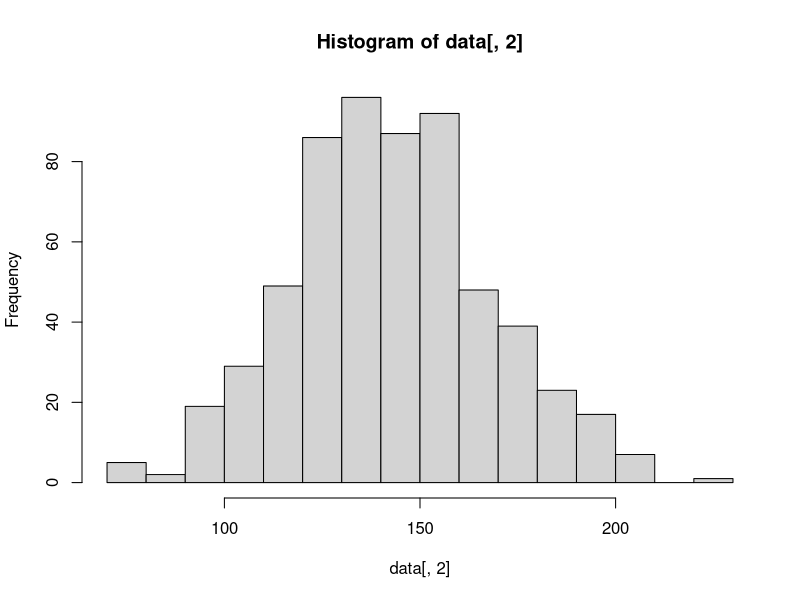
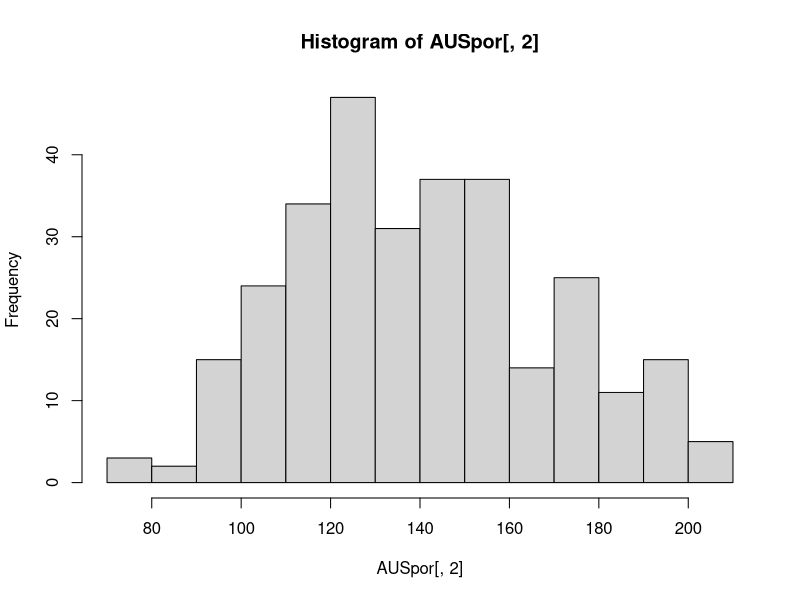
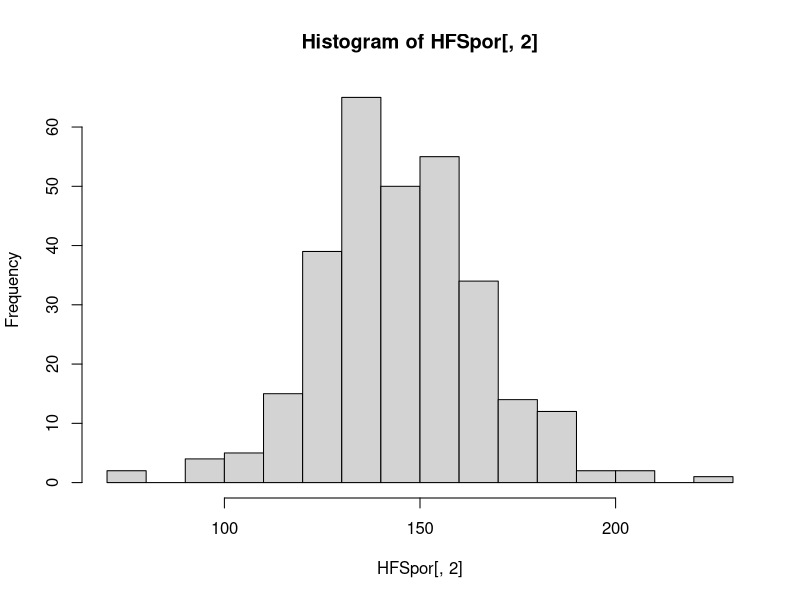
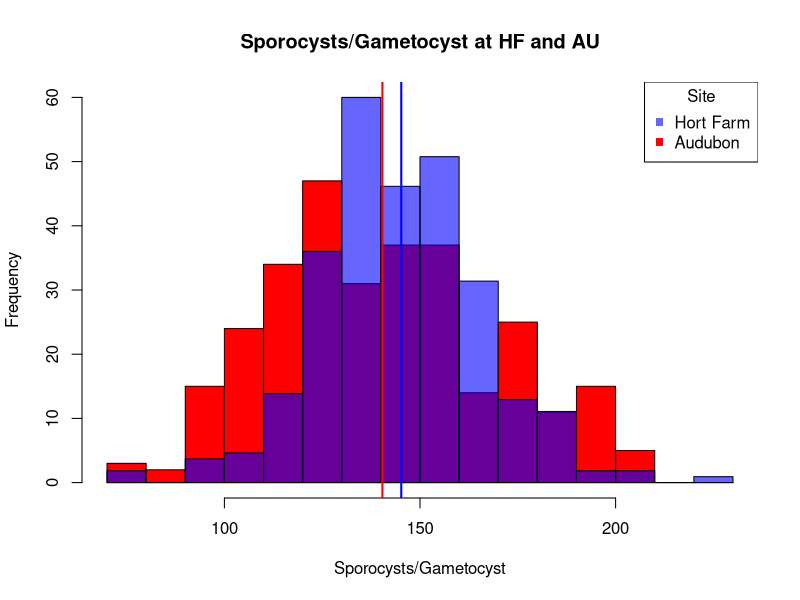
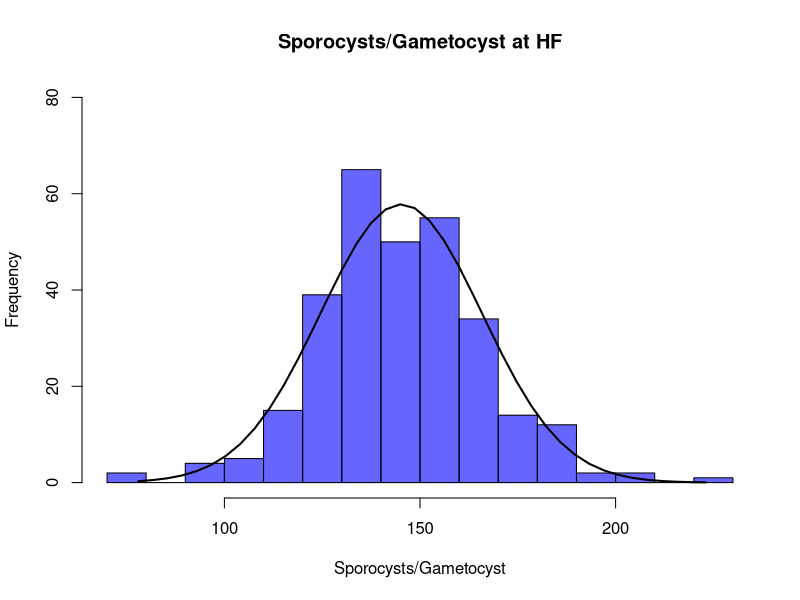
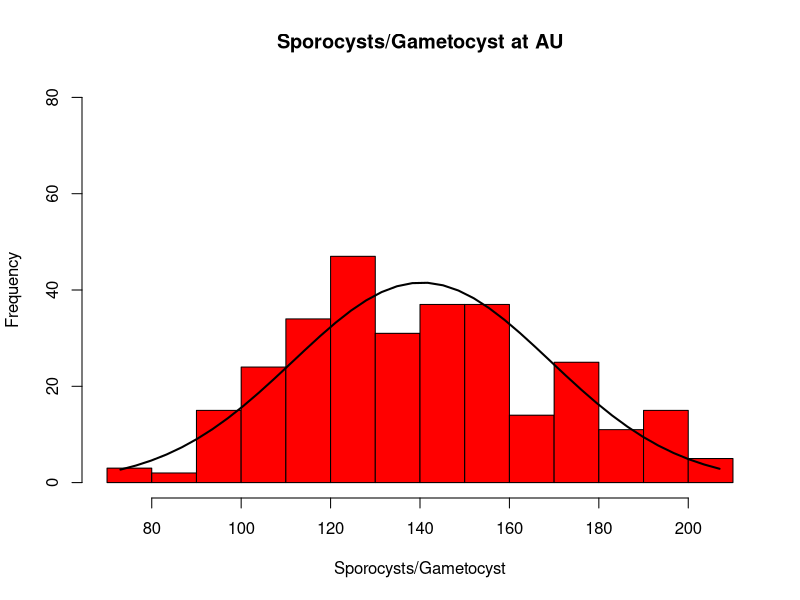
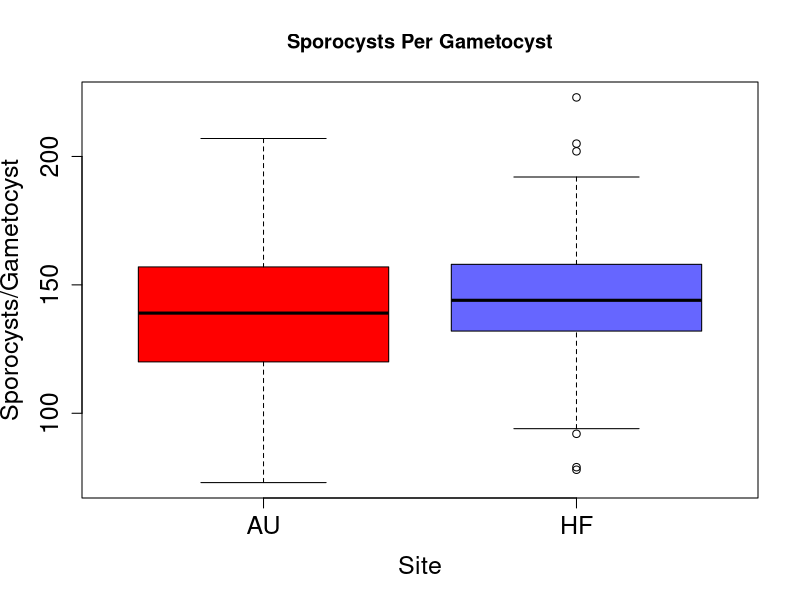
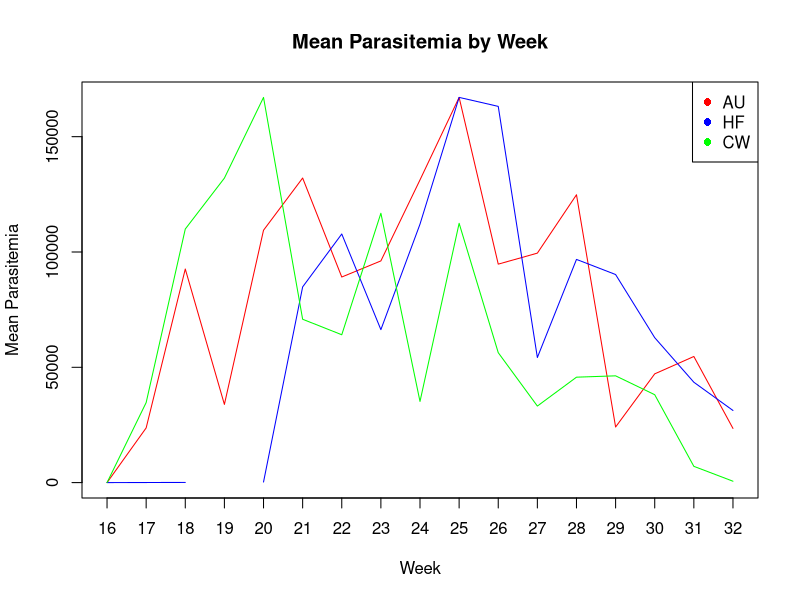

Here is the R script that generated these plots, in order:
# Research Project Analysis
# 30 April 2017
# Erin L. Keller

library(dplyr)

opar <- par(no.readonly=TRUE)

# Read in Sporocyst/Gametocyst data

data <- read.table("SporCount.csv", header=TRUE,sep=",")

head(data)

str(data)

# Use Shapiro-Wilk Normality Test to determine is the distribution of sporocysts per gametocyst for both AU and HF follow a normal distribution

shapiro.test(data[,2])
# W = 0.99618, p-value = 0.157
hist(data[,2])

# Use Shapiro-Wilk Normality Test to determine if the distribution of sporocysts per gametocysts are normally distributed at AU and HF separately.

AUSpor <- data[1:300,]
print(AUSpor)

HFSpor <- data[301:600,]
print(HFSpor)

shapiro.test(AUSpor[,2])
# W = 0.98394, p-value = 0.00194
hist(AUSpor[,2], breaks=10)

shapiro.test(HFSpor[,2])
# W = 0.99056, p-value = 0.05046
hist(HFSpor[,2], breaks=20)

HFHist <- HFSpor[,2]
AUHist <- AUSpor[,2]

# Making overlaid histogram of sporocysts/gametocyst at both sites

par(mfrow=c(1,1))

my.blue <- adjustcolor("blue",alpha.f=0.6)

hist(AUHist, col="red",breaks=seq(70,230,by=10),xlim=c(70,230),xlab="Sporocysts/Gametocyst",main="Sporocysts/Gametocyst at HF and AU",ylim=c(0,60))


par(new="TRUE")

hist(HFHist, axes=FALSE,ann=FALSE,col=my.blue,breaks=seq(70,230,by=10)) 

par(new="TRUE")
abline(v=mean(HFHist), col="blue", lwd=2)
par(new="TRUE")
abline(v=mean(AUHist), col="red", lwd=2)
legend("topright",title="Site",
       c("Hort Farm","Audubon"),
       pch=15,col=c(my.blue,"red"))


sd(HFHist)
# Not sure if I like the overlay, so making histograms by site
# HF
par(opar)
hHF<-hist(HFHist, col=my.blue,ylim=c(0,80),main="Sporocysts/Gametocyst at HF",xlab="Sporocysts/Gametocyst", breaks=20)
xfit <- seq(min(HFHist),max(HFHist),length=40)
yfit <- dnorm(xfit,mean=mean(HFHist), sd=sd(HFHist))
yfit2 <- yfit*diff(hHF$mids[1:2])*length(HFHist)
lines(xfit,yfit2,col="black",lwd=2)

# AU
par(opar)
hAU <- hist(AUHist,col="red", xlab= "Sporocysts/Gametocyst",main="Sporocysts/Gametocyst at AU",ylim=c(0,80))
xfit2 <- seq(min(AUHist),max(AUHist),length=40)
yfit3 <- dnorm(xfit2,mean=mean(AUHist), sd=sd(AUHist))
yfit4 <- yfit3*diff(hAU$mids[1:2])*length(AUHist)
lines(xfit2,yfit4,col="black",lwd=2)


# Conduct a nested ANOVA on the sporocysts/gametocyst for both sites, where site is the group and individual is the subgroup

fit = aov(SporCount ~ ID, data=data)
summary(fit)
# Df Sum Sq Mean Sq F value Pr(>F)    
# ID           19 157617    8296   21.65 <2e-16 ***
#   Residuals   580 222282     383   

fit = aov(SporCount ~ Site + ID, data=data)
summary(fit)

# Df Sum Sq Mean Sq F value Pr(>F)    
# Site          1   3480    3480    9.08 0.0027 ** 
#   ID           18 154137    8563   22.34 <2e-16 ***
#   Residuals   580 222282     383  

# Box and Whisker Plot of Sporocysts/Gametocyst
par(cex.lab=1.5)

par(cex.axis=1.5)
boxplot(SporCount~Site,data=data, main="Sporocysts Per Gametocyst", 
        xlab="Site", ylab="Sporocysts/Gametocyst",col=c("red",my.blue),breaks=10)

# Reading in AU Parasite Phenology data
ParPhen <- read.table("ParasitePhenology.csv", header=TRUE,sep=",")
ParPhen1 <- as.data.frame(ParPhen,header=TRUE)
head(ParPhen1)
# Calculating average parasitemia by week and site
avgTotal <- group_by(ParPhen, SITE, DATE) %>%
  summarise(N = n(), avgTotal = mean(TOTAL))

print(avgTotal)
# Making data frames for the average parasitemia for each site
avgTotalAU <- avgTotal[1:17,]
print(avgTotalAU)



avgTotalCW <- avgTotal[18:34,]
print(avgTotalCW)

avgTotalHF <- avgTotal[35:50,]
print(avgTotalHF)

group_by(ParPhen, SITE) %>%
  summarise(N_dates = n_distinct(DATE))
avgTotal


# Plot average parasitemia by site each week
# Starting by adding AU data
par(opar)

plot(x=avgTotalAU$DATE, y=avgTotalAU$avgTotal,xlab="Week",ylab="Mean Parasitemia",main="Mean Parasitemia by Week",xlim=c(16,32), lab=c(12,4,0),col="red",pch=16, type="l")

par(new="TRUE")

# Adding HF data
plot(x=avgTotalHF$DATE, y=avgTotalHF$avgTotal,axes=FALSE,ann=FALSE,col="blue",pch=16,type="l")

par(new="TRUE")
# Adding CW data
plot(x=avgTotalCW$DATE, y=avgTotalCW$avgTotal,axes=FALSE,ann=FALSE,col="green",pch=16,type="l")

# adding legend
par(new="TRUE")
legend("topright", c("AU", "HF", "CW"), pch=16, col=c("red","blue","green"))

# Making box and whisker plot
boxplot(avgTotal~SITE,data=avgTotal, main="Parasitemia by Week", 
        xlab="Week", ylab="Parasitemia",col=c("red","green",my.blue),breaks=10)
